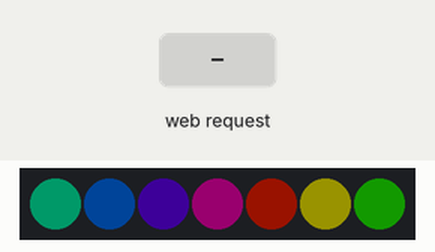
Simulated run of this sketch. Board: ESP8266 (NodeMCU). Shown: 7 RGB LEDs in strip order, left to right. The test bench sets the inputs (shaded band). Dim RGB values are drawn brighter than linear; WiFi joins after 1.5 s; servers stay silent unless stated; what the sketch prints to the serial monitor is not drawn.

Above: at 3.25 s.
3.3 s: HTTP request GET /red received
At 4.5 s:
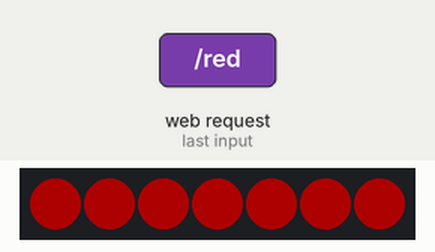
4.8 s: HTTP request GET /colorloop received
At 5.55 s:
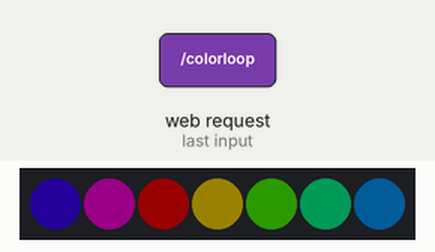
7.8 s: HTTP request GET /green received
At 8.6 s:
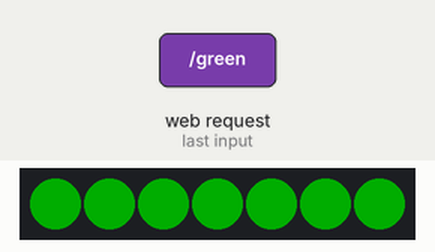
9.3 s: HTTP request GET /yellow received
At 10.2 s:
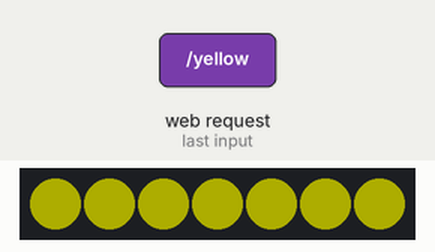
10.8 s: HTTP request GET /fhmint received
At 11.4 s:
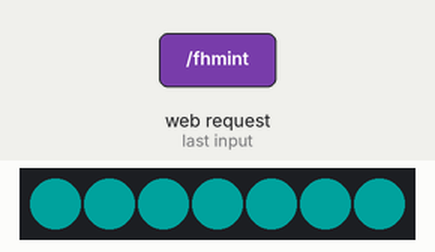
12.3 s: HTTP request GET /colorloop received
At 12.45 s:
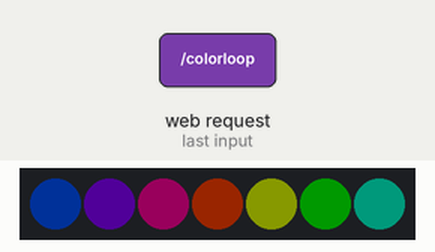
Timing chart, 0 to 20.1 s (numbered marks = the images above; inputs shaded):
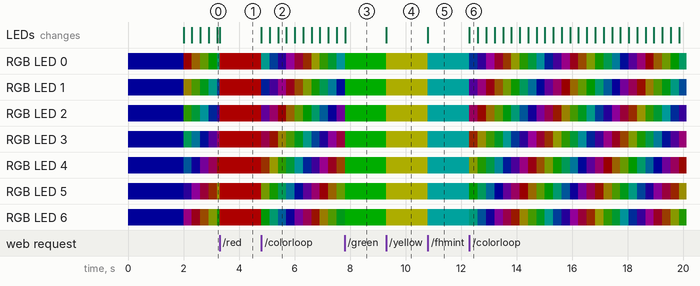

Measured:
- after the input at 3.3 s, the LEDs: change at once (image 1)
- after the input at 7.8 s, the LEDs: change at once (image 3)
- after the input at 9.3 s, RGB LED 0–6: RGB(0, 50, 0) → RGB(50, 50, 0) at once; the LEDs: change at once (image 4)
- after the input at 10.8 s, RGB LED 0–6: RGB(50, 50, 0) → RGB(0, 35, 34) at once; the LEDs: change at once (image 5)

The sketch:

Auto_HTTP_Server.ino
```cpp
#include <ESP8266WiFi.h>
#include <ESP8266WebServer.h>
#include <Adafruit_NeoPixel.h>

// Replace with your network credentials

const String ESPWIFIHOSTNAME = "DasCoolsteAuto";
const char* ssid = "test";
const char* password = "test1234";

const byte TRYWIFICONNECT = 60;

// Create an instance of the server
ESP8266WebServer server(80);

// Define the number of NeoPixels and the pin they are connected to (D8)
const int numPixels = 7;  // Change this to match your setup
const int neoPixelPin = D8; // Change this to the appropriate GPIO pin
const int brightness = 50;

// Create an instance of the Adafruit NeoPixel library
Adafruit_NeoPixel pixels(numPixels, neoPixelPin, NEO_GRB + NEO_KHZ800);

bool colorLoopActive = true; // Flag to control the color loop

void setup() {
  // Initialize NeoPixels
  pixels.begin();
  pixels.setBrightness(brightness);
  setNeoPixelsColor(0, 0, 128);

  // Connect to Wi-Fi
  WiFi.hostname(ESPWIFIHOSTNAME.c_str());
  WiFi.begin(ssid, password);
  byte tryWifiCounter = 0;
  while (WiFi.status() != WL_CONNECTED) {
    delay(1000);
    Serial.println("Connecting to WiFi...");
    tryWifiCounter++;

    if(tryWifiCounter == TRYWIFICONNECT)
    {
      break;
    }
  }
  WiFi.status() == WL_CONNECTED ? Serial.println("Connected to WiFi") : Serial.println("WIFI NOT CONNECTED");

  // Define HTTP handlers
  server.on("/", HTTP_GET, handleRoot);
  server.on("/red", HTTP_GET, handleRed);
  server.on("/green", HTTP_GET, handleGreen);
  server.on("/blue", HTTP_GET, handleBlue);
  server.on("/yellow", HTTP_GET, handleYellow);
  server.on("/fhmint", HTTP_GET, handlefhmint);
  server.on("/setcolor", HTTP_POST, handleSetColor); // not working
  server.on("/colorloop", HTTP_GET, handleColorLoop);

  // Start the server
  server.begin();
}

void loop() {
  server.handleClient();

  if (colorLoopActive) {
    colorLoop();
  }
}

void handleRoot() {
  server.send(200, "text/plain", "Hello from ESP8266!");
}

void handleRed() {
  colorLoopActive = false;
  setNeoPixelsColor(255, 0, 0); // Set NeoPixels to red
  server.send(200, "text/plain", "Color set to Red");
}

void handleGreen() {
  colorLoopActive = false;
  setNeoPixelsColor(0, 255, 0); // Set NeoPixels to green
  server.send(200, "text/plain", "Color set to Green");
}

void handleBlue() {
  colorLoopActive = false;
  setNeoPixelsColor(0, 0, 255); // Set NeoPixels to blue
  server.send(200, "text/plain", "Color set to Blue");
}

void handlefhmint() {
  colorLoopActive = false;
  setNeoPixelsColor(0, 177, 172); // Set NeoPixels to blue
  server.send(200, "text/plain", "Color set to FH Mint");
}

void handleYellow() {
  colorLoopActive = false;
  setNeoPixelsColor(255, 255, 0); // Set NeoPixels to blue
  server.send(200, "text/plain", "Color set to Yellow");
}

void handleSetColor() {
  if (server.hasArg("r") && server.hasArg("g") && server.hasArg("b")) {
    int red = server.arg("r").toInt();
    int green = server.arg("g").toInt();
    int blue = server.arg("b").toInt();
    setNeoPixelsColor(red, green, blue);
    server.send(200, "text/plain", "Color set to RGB(" + String(red) + ", " + String(green) + ", " + String(blue) + ")");
  } else {
    server.send(400, "text/plain", "Bad Request");
  }
}

void handleColorLoop() {
  colorLoopActive = !colorLoopActive; // Start the color loop
  server.send(200, "text/plain", "Color loop toggled");
}

void setNeoPixelsColor(int red, int green, int blue) {
  for (int i = 0; i < numPixels; i++) {
    pixels.setPixelColor(i, pixels.Color(red, green, blue));
  }
  pixels.show();
}

void colorLoop() {
  static uint16_t colorWheelIndex = 0;
  static const uint8_t brightness = 128;

  for (int i = 0; i < numPixels; i++) {
    int pixelHue = (i * 65536L / numPixels + colorWheelIndex) % 65536L;
    pixels.setPixelColor(i, pixels.ColorHSV(pixelHue, 255, brightness));
  }
  pixels.show();

  colorWheelIndex += 256;
  delay(10); // Delay for smoother animation
}
```
